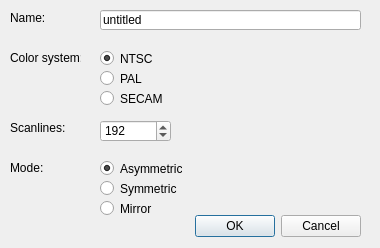
<?xml version="1.0" encoding="UTF-8"?>
<ui version="4.0">
 <class>DialogNewProject</class>
 <widget class="QDialog" name="DialogNewProject">
  <property name="geometry">
   <rect>
    <x>0</x>
    <y>0</y>
    <width>380</width>
    <height>248</height>
   </rect>
  </property>
  <property name="windowTitle">
   <string>New project</string>
  </property>
  <widget class="QDialogButtonBox" name="buttonBox">
   <property name="geometry">
    <rect>
     <x>20</x>
     <y>210</y>
     <width>341</width>
     <height>32</height>
    </rect>
   </property>
   <property name="orientation">
    <enum>Qt::Horizontal</enum>
   </property>
   <property name="standardButtons">
    <set>QDialogButtonBox::Cancel|QDialogButtonBox::Ok</set>
   </property>
  </widget>
  <widget class="QLabel" name="labelName">
   <property name="geometry">
    <rect>
     <x>10</x>
     <y>10</y>
     <width>71</width>
     <height>16</height>
    </rect>
   </property>
   <property name="text">
    <string>Name:</string>
   </property>
  </widget>
  <widget class="QLineEdit" name="lineEditName">
   <property name="geometry">
    <rect>
     <x>100</x>
     <y>10</y>
     <width>261</width>
     <height>20</height>
    </rect>
   </property>
   <property name="text">
    <string>untitled</string>
   </property>
  </widget>
  <widget class="QLabel" name="labelColorSystem">
   <property name="geometry">
    <rect>
     <x>10</x>
     <y>50</y>
     <width>71</width>
     <height>16</height>
    </rect>
   </property>
   <property name="text">
    <string>Color system:</string>
   </property>
  </widget>
  <widget class="QRadioButton" name="radioButtonColorSystemNtsc">
   <property name="geometry">
    <rect>
     <x>100</x>
     <y>50</y>
     <width>82</width>
     <height>17</height>
    </rect>
   </property>
   <property name="text">
    <string>NTSC</string>
   </property>
   <property name="checked">
    <bool>true</bool>
   </property>
   <attribute name="buttonGroup">
    <string notr="true">buttonGroupColorSystem</string>
   </attribute>
  </widget>
  <widget class="QRadioButton" name="radioButtonColorSystemPal">
   <property name="geometry">
    <rect>
     <x>100</x>
     <y>70</y>
     <width>82</width>
     <height>17</height>
    </rect>
   </property>
   <property name="text">
    <string>PAL</string>
   </property>
   <attribute name="buttonGroup">
    <string notr="true">buttonGroupColorSystem</string>
   </attribute>
  </widget>
  <widget class="QRadioButton" name="radioButtonColorSystemSecam">
   <property name="geometry">
    <rect>
     <x>100</x>
     <y>90</y>
     <width>82</width>
     <height>17</height>
    </rect>
   </property>
   <property name="text">
    <string>SECAM</string>
   </property>
   <attribute name="buttonGroup">
    <string notr="true">buttonGroupColorSystem</string>
   </attribute>
  </widget>
  <widget class="QLabel" name="labelScanlines">
   <property name="geometry">
    <rect>
     <x>10</x>
     <y>120</y>
     <width>71</width>
     <height>16</height>
    </rect>
   </property>
   <property name="text">
    <string>Scanlines:</string>
   </property>
  </widget>
  <widget class="QSpinBox" name="spinBoxScanlines">
   <property name="geometry">
    <rect>
     <x>100</x>
     <y>120</y>
     <width>71</width>
     <height>22</height>
    </rect>
   </property>
   <property name="wrapping">
    <bool>true</bool>
   </property>
   <property name="minimum">
    <number>1</number>
   </property>
   <property name="maximum">
    <number>999</number>
   </property>
   <property name="value">
    <number>192</number>
   </property>
  </widget>
  <widget class="QRadioButton" name="radioButtonModeAsymmetric">
   <property name="geometry">
    <rect>
     <x>100</x>
     <y>160</y>
     <width>82</width>
     <height>17</height>
    </rect>
   </property>
   <property name="text">
    <string>Asymmetric</string>
   </property>
   <property name="checked">
    <bool>true</bool>
   </property>
   <attribute name="buttonGroup">
    <string notr="true">buttonGroupMode</string>
   </attribute>
  </widget>
  <widget class="QLabel" name="labelMode">
   <property name="geometry">
    <rect>
     <x>10</x>
     <y>160</y>
     <width>71</width>
     <height>16</height>
    </rect>
   </property>
   <property name="text">
    <string>Mode:</string>
   </property>
  </widget>
  <widget class="QRadioButton" name="radioButtonModeMirror">
   <property name="geometry">
    <rect>
     <x>100</x>
     <y>200</y>
     <width>82</width>
     <height>17</height>
    </rect>
   </property>
   <property name="text">
    <string>Mirror</string>
   </property>
   <attribute name="buttonGroup">
    <string notr="true">buttonGroupMode</string>
   </attribute>
  </widget>
  <widget class="QRadioButton" name="radioButtonModeSymmetric">
   <property name="geometry">
    <rect>
     <x>100</x>
     <y>180</y>
     <width>82</width>
     <height>17</height>
    </rect>
   </property>
   <property name="text">
    <string>Symmetric</string>
   </property>
   <attribute name="buttonGroup">
    <string notr="true">buttonGroupMode</string>
   </attribute>
  </widget>
 </widget>
 <resources/>
 <connections>
  <connection>
   <sender>buttonBox</sender>
   <signal>accepted()</signal>
   <receiver>DialogNewProject</receiver>
   <slot>accept()</slot>
   <hints>
    <hint type="sourcelabel">
     <x>248</x>
     <y>254</y>
    </hint>
    <hint type="destinationlabel">
     <x>157</x>
     <y>274</y>
    </hint>
   </hints>
  </connection>
  <connection>
   <sender>buttonBox</sender>
   <signal>rejected()</signal>
   <receiver>DialogNewProject</receiver>
   <slot>reject()</slot>
   <hints>
    <hint type="sourcelabel">
     <x>316</x>
     <y>260</y>
    </hint>
    <hint type="destinationlabel">
     <x>286</x>
     <y>274</y>
    </hint>
   </hints>
  </connection>
 </connections>
 <buttongroups>
  <buttongroup name="buttonGroupColorSystem"/>
  <buttongroup name="buttonGroupMode"/>
 </buttongroups>
</ui>
